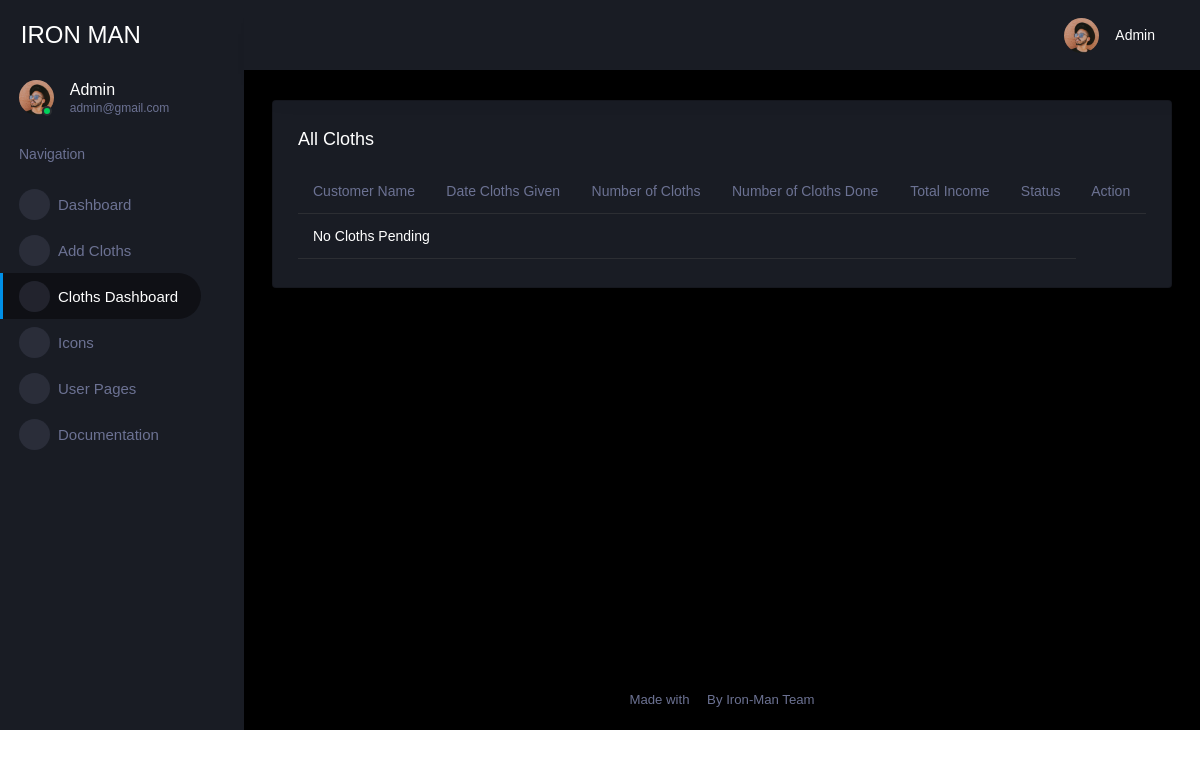
Page /cloths.php (signed in) on the earlier database version.
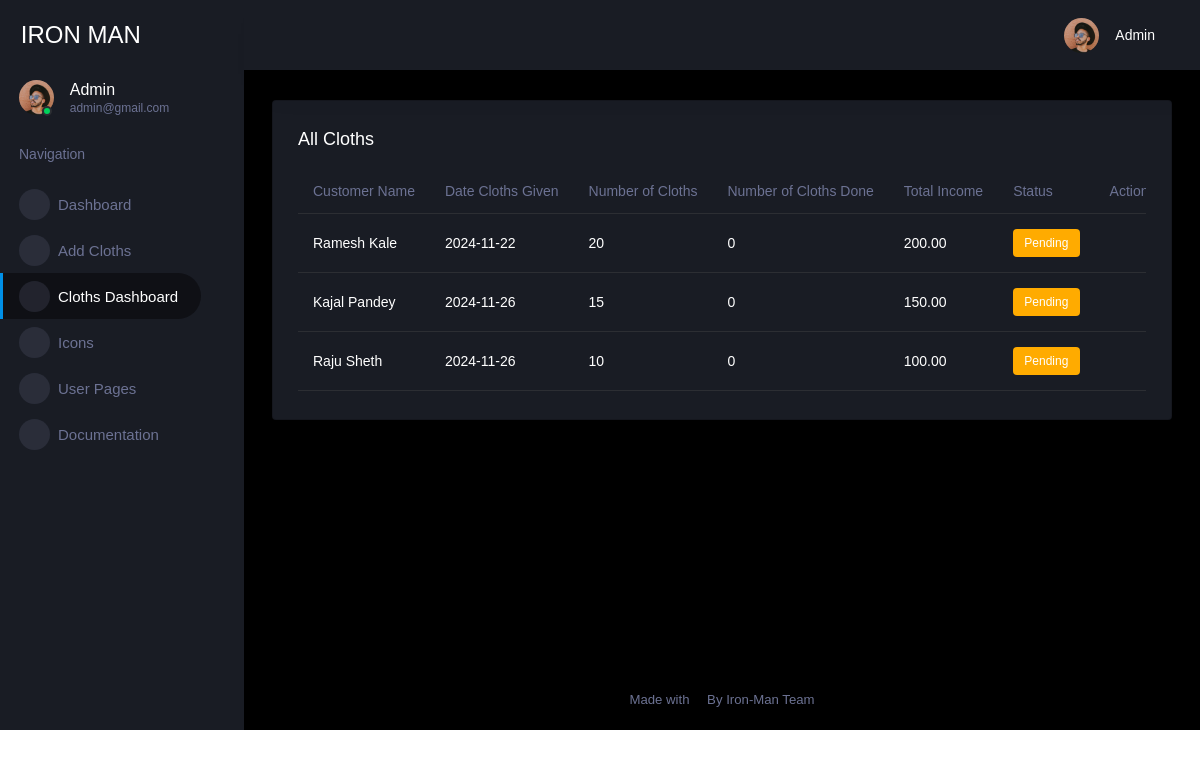
Same page on the later database version.
### tables this page shows
CREATE TABLE IF NOT EXISTS `clothes` (
  `id` int NOT NULL AUTO_INCREMENT,
  `date` date NOT NULL,
  `customer_name` varchar(255) DEFAULT NULL,
  `cloth_count` int NOT NULL,
  `cost_per_cloth` decimal(10,2) NOT NULL,
  `total_income` decimal(10,2) NOT NULL,
  `status` varchar(20) DEFAULT 'Pending',
  `payment` decimal(10,0) NOT NULL,
  `cloths_done` int NOT NULL,
  PRIMARY KEY (`id`)
);

### cloths.php (the view, shortened to what this page needs)
<!DOCTYPE html>
<html lang="en">
<head>
  <link rel="stylesheet" href="assets/vendors/mdi/css/materialdesignicons.min.css">
  <link rel="stylesheet" href="assets/vendors/ti-icons/css/themify-icons.css">
  <link rel="stylesheet" href="assets/vendors/css/vendor.bundle.base.css">
  <link rel="stylesheet" href="assets/vendors/font-awesome/css/font-awesome.min.css">
  <link rel="stylesheet" href="assets/vendors/jvectormap/jquery-jvectormap.css">
  <link rel="stylesheet" href="assets/vendors/flag-icon-css/css/flag-icons.min.css">
  <link rel="stylesheet" href="assets/vendors/owl-carousel-2/owl.carousel.min.css">
  <link rel="stylesheet" href="assets/vendors/owl-carousel-2/owl.theme.default.min.css">
  <link rel="stylesheet" href="assets/css/style.css">
</head>
<body>
  <div class="container-scroller">
    <?php
    include('common/sidebar.php');
    ?>
    <div class="main-panel">
      <div class="content-wrapper">
        <div class="row">
          <div class="col-md-12 grid-margin stretch-card">
            <div class="card">
              <div class="card-body">
                <h4 class="card-title">All Cloths</h4>
                <div class="table-responsive">
                  <table class="table">
                    <thead>
                      <tr>
                        <th>Customer Name</th>
                        <th>Date Cloths Given</th>
                        <th>Number of Cloths</th>
                        <th>Number of Cloths Done</th>
                        <th>Total Income</th>
                        <th>Status</th>
                        <th>Action</th>
                      </tr>
                    </thead>
                    <tbody>
                      <?php
                      $sql = "SELECT * FROM clothes";
                      $result = mysqli_query($conn, $sql);
                      if (mysqli_num_rows($result) > 0) {
                        while ($row = mysqli_fetch_assoc($result)) {
                      ?>
                          <tr>
                            <td><?php echo $row['customer_name']; ?></td>
                            <td><?php echo $row['date']; ?></td>
                            <td><?php echo $row['cloth_count']; ?></td>
                            <td><?php echo $row['cloths_done']; ?></td>
                            <td><?php echo $row['total_income']; ?></td>
                            <td>
                              <?php
                              if ($row['status'] == "Pending") {
                                echo "<label class='badge badge-warning'>Pending</label>";
                              } elseif ($row['status'] == "Completed") {
                                echo "<label class='badge badge-success'>Completed</label>";
                              } elseif ($row['status'] == "In Progess") {
                                echo "<label class='badge badge-danger'>In Progress</label>";
                              }
                              ?>
                            </td>
                            <td>
                              <a href="#" class="p-1" data-bs-toggle="tooltip" title="Edit" ><i class="mdi mdi-pencil-box-multiple"></i></a>
                              <a href="#" class="p-1" data-bs-toggle="tooltip" title="Complete" ><i class="text-success mdi mdi-check-all"></i></a>
                            </td>
                          </tr>
                      <?php
                        }
                      } else {
                        echo "<tr><td colspan=6>No Cloths Pending</td></tr>";
                      }
                      ?>
                    </tbody>
                  </table>
                </div>
              </div>
            </div>
          </div>
        </div>
      </div>
      <?php
      include('common/footer.php');
      ?>
    </div>
  </div>
  </div>
</body>
</html>

### common/sidebar.php (shortened to what this page needs)
<?php
  include("connection.php");
  $email = $_SESSION['email'];
  $sql = "SELECT * FROM admin WHERE email = '$email';";
  $check_result = mysqli_query($conn, $sql);
  $result = mysqli_fetch_array($check_result);
?>
<!DOCTYPE html>
<html lang="en">
  <head>
    <link rel="stylesheet" href="/assets/vendors/mdi/css/materialdesignicons.min.css">
    <link rel="stylesheet" href="/assets/vendors/ti-icons/css/themify-icons.css">
    <link rel="stylesheet" href="/assets/vendors/css/vendor.bundle.base.css">
    <link rel="stylesheet" href="/assets/vendors/font-awesome/css/font-awesome.min.css">
    <link rel="stylesheet" href="/assets/vendors/jvectormap/jquery-jvectormap.css">
    <link rel="stylesheet" href="/assets/vendors/flag-icon-css/css/flag-icons.min.css">
    <link rel="stylesheet" href="/assets/vendors/owl-carousel-2/owl.carousel.min.css">
    <link rel="stylesheet" href="/assets/vendors/owl-carousel-2/owl.theme.default.min.css">
    <link rel="stylesheet" href="/assets/css/style.css">
  </head>
  <body>
<nav class="sidebar sidebar-offcanvas" id="sidebar">
        <div class="sidebar-brand-wrapper d-none d-lg-flex align-items-center justify-content-center fixed-top">
          <a class="text-decoration-none text-white sidebar-brand brand-logo" href="index.php">
          IRON MAN</a>
        </div>
        <ul class="nav position-fixed">
          <li class="nav-item profile">
            <div class="profile-desc">
              <div class="profile-pic">
                <div class="count-indicator">
                  <img class="img-xs rounded-circle " src="/assets/images/faces/face15.jpg" alt="">
                  <span class="count bg-success"></span>
                </div>
                <div class="profile-name">
                  <h5 class="mb-0 font-weight-normal"><?php echo $result['role'] ?></h5>
                  <span><?php echo $result['email'] ?></span>
                </div>
              </div>
            </div>
          </li>
          <li class="nav-item nav-category">
            <span class="nav-link">Navigation</span>
          </li>
          <li class="nav-item menu-items">
            <a class="nav-link" href="index.php">
              <span class="menu-icon">
                <i class="mdi mdi-speedometer"></i>
              </span>
              <span class="menu-title">Dashboard</span>
            </a>
          </li>
          <li class="nav-item menu-items">
            <a class="nav-link" href="/add_cloth.php">
              <span class="menu-icon">
                <i class="mdi mdi-tshirt-crew"></i>
              </span>
              <span class="menu-title">Add Cloths</span>
              <i class="menu-arrow"></i>
            </a>
          </li>
          <li class="nav-item menu-items">
            <a class="nav-link" href="/cloths.php">
              <span class="menu-icon">
                <i class="mdi mdi-tshirt-v-outline"></i>
              </span>
              <span class="menu-title">Cloths Dashboard</span>
              <i class="menu-arrow"></i>
            </a>
          </li>
          <li class="nav-item menu-items">
            <a class="nav-link" href="pages/icons/font-awesome.html">
              <span class="menu-icon">
                <i class="mdi mdi-contacts"></i>
              </span>
              <span class="menu-title">Icons</span>
              <i class="menu-arrow"></i>
            </a>
          </li>
          <li class="nav-item menu-items">
            <a class="nav-link" data-bs-toggle="collapse" href="#auth" aria-expanded="false" aria-controls="auth">
              <span class="menu-icon">
                <i class="mdi mdi-security"></i>
              </span>
              <span class="menu-title">User Pages</span>
              <i class="menu-arrow"></i>
            </a>
          </li>
          <li class="nav-item menu-items">
            <a class="nav-link" href="docs/documentation.html">
              <span class="menu-icon">
                <i class="mdi mdi-file-document"></i>
              </span>
              <span class="menu-title">Documentation</span>
            </a>
          </li>
        </ul>
      </nav>
      <div class="container-fluid page-body-wrapper">
        <nav class="navbar p-0 fixed-top d-flex flex-row">
          <div class="navbar-menu-wrapper flex-grow d-flex align-items-stretch">
            <button class="navbar-toggler navbar-toggler align-self-center" type="button" data-toggle="minimize">
              <span class="mdi mdi-menu"></span>
            </button>
            <ul class="navbar-nav navbar-nav-right">
              <li class="nav-item dropdown">
                <a class="nav-link" id="profileDropdown" href="#" data-bs-toggle="dropdown">
                  <div class="navbar-profile">
                    <img class="img-xs rounded-circle" src="../../..//assets/images/faces/face15.jpg" alt="">
                    <p class="mb-0 d-none d-sm-block navbar-profile-name"><?php echo $result['role'] ?></p>
                    <i class="mdi mdi-menu-down d-none d-sm-block"></i>
                  </div>
                </a>
              </li>
            </ul>
          </div>
        </nav>

### common/footer.php
<footer class="footer">
  <div class="d-sm-flex justify-content-center">
    <span class="text-muted float-none float-sm-end d-block mt-1 mt-sm-0 text-center"> <span class="text-muted float-none float-sm-end d-block mt-1 mt-sm-0 text-center"> Made with  <i class="mdi mdi-heart text-danger"></i> By Iron-Man Team</span>
    </span>
  </div>
</footer>

Differences in the rows shown:
added clothes: customer_name "Ramesh Kale", date "2024-11-22", cloth_count "20", cloths_done "0", total_income "200.00", status "Pending"
added clothes: customer_name "Kajal Pandey", date "2024-11-26", cloth_count "15", cloths_done "0", total_income "150.00", status "Pending"
added clothes: customer_name "Raju Sheth", date "2024-11-26", cloth_count "10", cloths_done "0", total_income "100.00", status "Pending"
Other differences:
text no longer shown: "No Cloths Pending"
